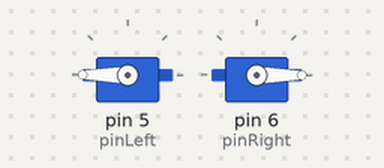
This sketch was run on a simulated Arduino Uno, built with avr-gcc and run on an emulated ATmega328P. Shown: 2 × servo.

Above: at 0.05 s.
At 10.05 s:
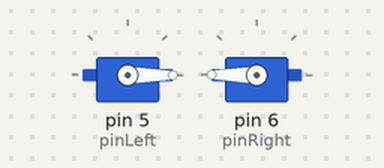
At 15.95 s:
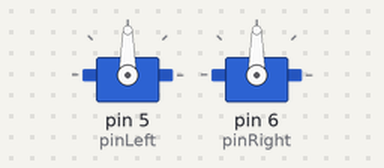
Timing chart, 0 to 20.8 s (numbered marks = the images above):
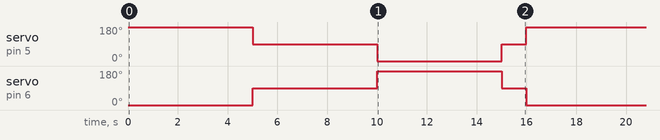

The sketch:

robot_drive.ino
```cpp
/*
    Basic functions for robot control.
    The main loop has the robot move forward for 5 seconds, stop for 5 seconds, move backward for 5 seconds, stop for 5 seconds and repeat.
    This allows for determining if the servos were calibrated correctly and if the robot is driving straight.
*/

#include <Servo.h>

Servo left;
Servo right;
int pinLeft = 5;
int pinRight = 6;

void leftBackward() {
  left.write(0);
}

void leftForward() {
  left.write(180);
}

void rightForward() {
  right.write(0);
}

void rightBackward() {
  right.write(180);
}

void leftStop() {
  left.write(90);
}

void rightStop() {
  right.write(90);
}

void robotForward() {
  leftForward();
  rightForward();
}

void robotBackward() {
  leftBackward();
  rightBackward();
}

void robotStop() {
  leftStop();
  rightStop();
}

void setup() {
  left.attach(pinLeft);
  right.attach(pinRight);
  leftStop();
  rightStop();
}

void loop() {
  robotForward();   //Drives robot forward
  delay(5000);
  robotStop();      //Stops robot
  delay(5000);
  robotBackward();  //Drives robot backward
  delay(5000);
  robotStop();      //Stops robot
  delay(1000);
}
```

Measured:
- by itself, servo on pin 5 (pinLeft): repeats every 16.0 s: 0° 5.0 s, 90° 1.0 s, 180° 5.0 s, 90° 5.0 s
- by itself, servo on pin 6 (pinRight): repeats every 16.0 s: 180° 5.0 s, 90° 1.0 s, 0° 5.0 s, 90° 5.0 s
